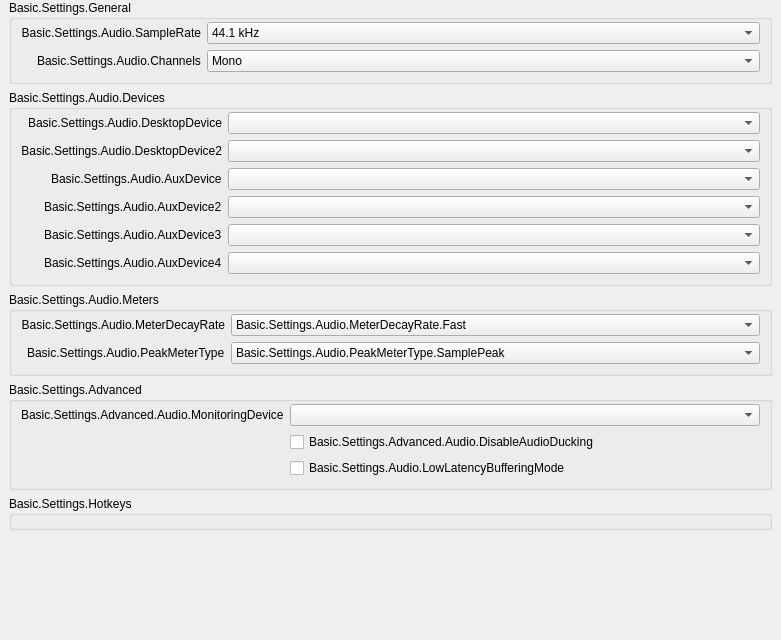
           <widget class="QWidget" name="scrollAreaWidgetContents_50">
            <property name="geometry">
             <rect>
              <x>0</x>
              <y>0</y>
              <width>781</width>
              <height>640</height>
             </rect>
            </property>
            <layout class="QVBoxLayout" name="verticalLayout_50">
             <property name="leftMargin">
              <number>0</number>
             </property>
             <property name="topMargin">
              <number>0</number>
             </property>
             <property name="rightMargin">
              <number>0</number>
             </property>
             <property name="bottomMargin">
              <number>9</number>
             </property>
             <item>
              <widget class="QFrame" name="widget_50">
               <layout class="QVBoxLayout" name="verticalLayout_51">
                <property name="leftMargin">
                 <number>9</number>
                </property>
                <property name="topMargin">
                 <number>0</number>
                </property>
                <property name="bottomMargin">
                 <number>0</number>
                </property>
                <item>
                 <widget class="QGroupBox" name="audioGeneralGroupBox">
                  <property name="title">
                   <string>Basic.Settings.General</string>
                  </property>
                  <layout class="QFormLayout" name="formLayout_52">
                   <property name="fieldGrowthPolicy">
                    <enum>QFormLayout::AllNonFixedFieldsGrow</enum>
                   </property>
                   <property name="labelAlignment">
                    <set>Qt::AlignRight|Qt::AlignTrailing|Qt::AlignVCenter</set>
                   </property>
                   <property name="topMargin">
                    <number>2</number>
                   </property>
                   <item row="0" column="0">
                    <widget class="QLabel" name="label_14">
                     <property name="minimumSize">
                      <size>
                       <width>170</width>
                       <height>0</height>
                      </size>
                     </property>
                     <property name="text">
                      <string>Basic.Settings.Audio.SampleRate</string>
                     </property>
                     <property name="alignment">
                      <set>Qt::AlignRight|Qt::AlignTrailing|Qt::AlignVCenter</set>
                     </property>
                     <property name="buddy">
                      <cstring>sampleRate</cstring>
                     </property>
                    </widget>
                   </item>
                   <item row="0" column="1">
                    <widget class="QComboBox" name="sampleRate">
                     <property name="currentText">
                      <string notr="true">44.1 kHz</string>
                     </property>
                     <property name="currentIndex">
                      <number>0</number>
                     </property>
                     <item>
                      <property name="text">
                       <string>44.1 kHz</string>
                      </property>
                     </item>
                     <item>
                      <property name="text">
                       <string>48 kHz</string>
                      </property>
                     </item>
                    </widget>
                   </item>
                   <item row="1" column="0">
                    <widget class="QLabel" name="label_15">
                     <property name="text">
                      <string>Basic.Settings.Audio.Channels</string>
                     </property>
                     <property name="buddy">
                      <cstring>channelSetup</cstring>
                     </property>
                    </widget>
                   </item>
                   <item row="1" column="1">
                    <widget class="QComboBox" name="channelSetup">
                     <property name="currentText">
                      <string>Mono</string>
                     </property>
                     <property name="currentIndex">
                      <number>0</number>
                     </property>
                     <item>
                      <property name="text">
                       <string>Mono</string>
                      </property>
                     </item>
                     <item>
                      <property name="text">
                       <string>Stereo</string>
                      </property>
                     </item>
                     <item>
                      <property name="text">
                       <string>2.1</string>
                      </property>
                     </item>
                     <item>
                      <property name="text">
                       <string>4.0</string>
                      </property>
                     </item>
                     <item>
                      <property name="text">
                       <string>4.1</string>
                      </property>
                     </item>
                     <item>
                      <property name="text">
                       <string>5.1</string>
                      </property>
                     </item>
                     <item>
                      <property name="text">
                       <string>7.1</string>
                      </property>
                     </item>
                    </widget>
                   </item>
                  </layout>
                 </widget>
                </item>
                <item>
                 <widget class="QGroupBox" name="audioDevicesGroupBox">
                  <property name="title">
                   <string>Basic.Settings.Audio.Devices</string>
                  </property>
                  <layout class="QFormLayout" name="formLayout_53">
                   <property name="fieldGrowthPolicy">
                    <enum>QFormLayout::AllNonFixedFieldsGrow</enum>
                   </property>
                   <property name="labelAlignment">
                    <set>Qt::AlignRight|Qt::AlignTrailing|Qt::AlignVCenter</set>
                   </property>
                   <property name="topMargin">
                    <number>2</number>
                   </property>
                   <item row="0" column="0">
                    <widget class="QLabel" name="label_2">
                     <property name="minimumSize">
                      <size>
                       <width>170</width>
                       <height>0</height>
                      </size>
                     </property>
                     <property name="text">
                      <string>Basic.Settings.Audio.DesktopDevice</string>
                     </property>
                     <property name="alignment">
                      <set>Qt::AlignRight|Qt::AlignTrailing|Qt::AlignVCenter</set>
                     </property>
                     <property name="buddy">
                      <cstring>desktopAudioDevice1</cstring>
                     </property>
                    </widget>
                   </item>
                   <item row="0" column="1">
                    <widget class="QComboBox" name="desktopAudioDevice1">
                     <property name="enabled">
                      <bool>true</bool>
                     </property>
                    </widget>
                   </item>
                   <item row="1" column="0">
                    <widget class="QLabel" name="label_3">
                     <property name="text">
                      <string>Basic.Settings.Audio.DesktopDevice2</string>
                     </property>
                     <property name="alignment">
                      <set>Qt::AlignRight|Qt::AlignTrailing|Qt::AlignVCenter</set>
                     </property>
                     <property name="buddy">
                      <cstring>desktopAudioDevice2</cstring>
                     </property>
                    </widget>
                   </item>
                   <item row="1" column="1">
                    <widget class="QComboBox" name="desktopAudioDevice2">
                     <property name="enabled">
                      <bool>true</bool>
                     </property>
                    </widget>
                   </item>
                   <item row="2" column="0">
                    <widget class="QLabel" name="label_4">
                     <property name="text">
                      <string>Basic.Settings.Audio.AuxDevice</string>
                     </property>
                     <property name="buddy">
                      <cstring>auxAudioDevice1</cstring>
                     </property>
                    </widget>
                   </item>
                   <item row="2" column="1">
                    <widget class="QComboBox" name="auxAudioDevice1">
                     <property name="enabled">
                      <bool>true</bool>
                     </property>
                    </widget>
                   </item>
                   <item row="3" column="0">
                    <widget class="QLabel" name="label_5">
                     <property name="text">
                      <string>Basic.Settings.Audio.AuxDevice2</string>
                     </property>
                     <property name="buddy">
                      <cstring>auxAudioDevice2</cstring>
                     </property>
                    </widget>
                   </item>
                   <item row="3" column="1">
                    <widget class="QComboBox" name="auxAudioDevice2">
                     <property name="enabled">
                      <bool>true</bool>
                     </property>
                    </widget>
                   </item>
                   <item row="4" column="0">
                    <widget class="QLabel" name="label_6">
                     <property name="text">
                      <string>Basic.Settings.Audio.AuxDevice3</string>
                     </property>
                     <property name="buddy">
                      <cstring>auxAudioDevice3</cstring>
                     </property>
                    </widget>
                   </item>
                   <item row="4" column="1">
                    <widget class="QComboBox" name="auxAudioDevice3">
                     <property name="enabled">
                      <bool>true</bool>
                     </property>
                    </widget>
                   </item>
                   <item row="5" column="1">
                    <widget class="QComboBox" name="auxAudioDevice4">
                     <property name="enabled">
                      <bool>true</bool>
                     </property>
                    </widget>
                   </item>
                   <item row="5" column="0">
                    <widget class="QLabel" name="label_67">
                     <property name="text">
                      <string>Basic.Settings.Audio.AuxDevice4</string>
                     </property>
                     <property name="buddy">
                      <cstring>auxAudioDevice4</cstring>
                     </property>
                    </widget>
                   </item>
                  </layout>
                 </widget>
                </item>
                <item>
                 <widget class="QGroupBox" name="audioMetersGroupBox">
                  <property name="title">
                   <string>Basic.Settings.Audio.Meters</string>
                  </property>
                  <layout class="QFormLayout" name="formLayout_54">
                   <property name="fieldGrowthPolicy">
                    <enum>QFormLayout::AllNonFixedFieldsGrow</enum>
                   </property>
                   <property name="labelAlignment">
                    <set>Qt::AlignRight|Qt::AlignTrailing|Qt::AlignVCenter</set>
                   </property>
                   <property name="topMargin">
                    <number>2</number>
                   </property>
                   <item row="0" column="0">
                    <widget class="QLabel" name="label_65">
                     <property name="minimumSize">
                      <size>
                       <width>170</width>
                       <height>0</height>
                      </size>
                     </property>
                     <property name="text">
                      <string>Basic.Settings.Audio.MeterDecayRate</string>
                     </property>
                     <property name="alignment">
                      <set>Qt::AlignRight|Qt::AlignTrailing|Qt::AlignVCenter</set>
                     </property>
                     <property name="buddy">
                      <cstring>meterDecayRate</cstring>
                     </property>
                    </widget>
                   </item>
                   <item row="0" column="1">
                    <widget class="QComboBox" name="meterDecayRate">
                     <property name="currentText">
                      <string>Basic.Settings.Audio.MeterDecayRate.Fast</string>
                     </property>
                     <property name="currentIndex">
                      <number>0</number>
                     </property>
                     <item>
                      <property name="text">
                       <string>Basic.Settings.Audio.MeterDecayRate.Fast</string>
                      </property>
                     </item>
                     <item>
                      <property name="text">
                       <string>Basic.Settings.Audio.MeterDecayRate.Medium</string>
                      </property>
                     </item>
                     <item>
                      <property name="text">
                       <string>Basic.Settings.Audio.MeterDecayRate.Slow</string>
                      </property>
                     </item>
                    </widget>
                   </item>
                   <item row="1" column="0">
                    <widget class="QLabel" name="label_66">
                     <property name="text">
                      <string>Basic.Settings.Audio.PeakMeterType</string>
                     </property>
                     <property name="buddy">
                      <cstring>peakMeterType</cstring>
                     </property>
                    </widget>
                   </item>
                   <item row="1" column="1">
                    <widget class="QComboBox" name="peakMeterType">
                     <property name="currentIndex">
                      <number>0</number>
                     </property>
                     <item>
                      <property name="text">
                       <string>Basic.Settings.Audio.PeakMeterType.SamplePeak</string>
                      </property>
                     </item>
                     <item>
                      <property name="text">
                       <string>Basic.Settings.Audio.PeakMeterType.TruePeak</string>
                      </property>
                     </item>
                    </widget>
                   </item>
                  </layout>
                 </widget>
                </item>
                <item>
                 <widget class="QGroupBox" name="audioAdvGroupBox">
                  <property name="title">
                   <string>Basic.Settings.Advanced</string>
                  </property>
                  <layout class="QFormLayout" name="formLayout_56">
                   <property name="fieldGrowthPolicy">
                    <enum>QFormLayout::AllNonFixedFieldsGrow</enum>
                   </property>
                   <property name="labelAlignment">
                    <set>Qt::AlignRight|Qt::AlignTrailing|Qt::AlignVCenter</set>
                   </property>
                   <property name="topMargin">
                    <number>2</number>
                   </property>
                   <item row="0" column="0">
                    <widget class="QLabel" name="monitoringDeviceLabel">
                     <property name="text">
                      <string>Basic.Settings.Advanced.Audio.MonitoringDevice</string>
                     </property>
                     <property name="buddy">
                      <cstring>monitoringDevice</cstring>
                     </property>
                    </widget>
                   </item>
                   <item row="0" column="1">
                    <widget class="QComboBox" name="monitoringDevice"/>
                   </item>
                   <item row="1" column="1">
                    <widget class="QCheckBox" name="disableAudioDucking">
                     <property name="text">
                      <string>Basic.Settings.Advanced.Audio.DisableAudioDucking</string>
                     </property>
                    </widget>
                   </item>
                   <item row="2" column="0">
                    <spacer name="horizontalSpacer_11">
                     <property name="orientation">
                      <enum>Qt::Horizontal</enum>
                     </property>
                     <property name="sizeHint" stdset="0">
                      <size>
                       <width>170</width>
                       <height>20</height>
                      </size>
                     </property>
                    </spacer>
                   </item>
                   <item row="2" column="1">
                    <widget class="QCheckBox" name="lowLatencyBuffering">
                     <property name="text">
                      <string>Basic.Settings.Audio.LowLatencyBufferingMode</string>
                     </property>
                    </widget>
                   </item>
                  </layout>
                 </widget>
                </item>
                <item>
                 <widget class="QGroupBox" name="audioHotkeysGroupBox">
                  <property name="title">
                   <string>Basic.Settings.Hotkeys</string>
                  </property>
                  <layout class="QFormLayout" name="audioSourceLayout">
                   <property name="fieldGrowthPolicy">
                    <enum>QFormLayout::AllNonFixedFieldsGrow</enum>
                   </property>
                   <property name="labelAlignment">
                    <set>Qt::AlignRight|Qt::AlignTrailing|Qt::AlignVCenter</set>
                   </property>
                   <property name="topMargin">
                    <number>2</number>
                   </property>
                  </layout>
                 </widget>
                </item>
                <item>
                 <spacer name="verticalSpacer_4">
                  <property name="orientation">
                   <enum>Qt::Vertical</enum>
                  </property>
                  <property name="sizeHint" stdset="0">
                   <size>
                    <width>20</width>
                    <height>0</height>
                   </size>
                  </property>
                 </spacer>
                </item>
               </layout>
              </widget>
             </item>
            </layout>
           </widget>
